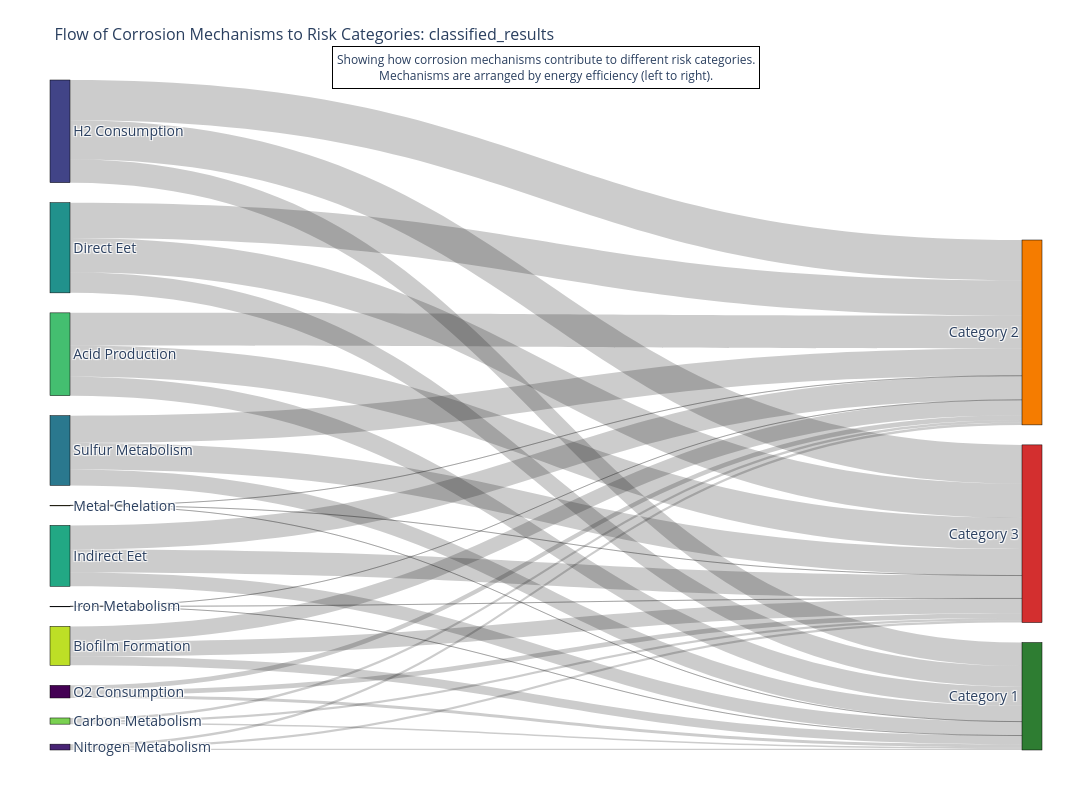
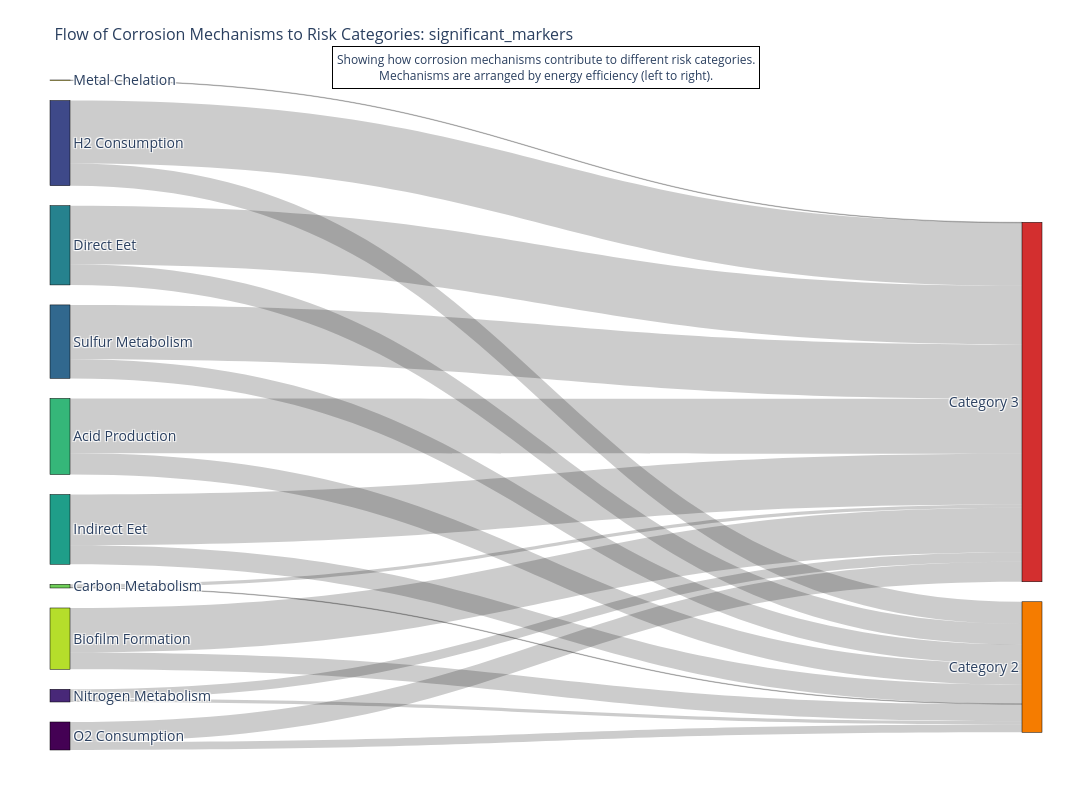

Notebook cell for these charts, in order:
### Code cell
fig = temporal_transition(classified_results, "classified_results")
fig.show()
plt.savefig("/home/beatriz/SharedFolder/Visualisations/sankey_9.png", dpi=300, bbox_inches='tight')
fig = temporal_transition(significant_markers, "significant_markers")
fig.show()
plt.savefig("/home/beatriz/SharedFolder/Visualisations/sankey_10.png", dpi=300, bbox_inches='tight')

### Figure 1 — Plotly figure (JSON) as saved in the notebook; plotly's stock layout.template omitted (floating-point values rounded to 4 significant figures)
{"data": [{"arrangement": "snap", "link": {"hovertemplate": "<b>%{source.label}</b> → <b>%{target.label}</b><br>Count: %{value}<extra></extra>", "source": [0, 0, 0, 1, 1, 1, 2, 2, 2, 3, 3, 3, 4, 4, 4, 5, 5, 5, 6, 6, 6, 7, 7, 7, 8, 8, 8, 9, 9, 9, 10, 10, 10], "target": [11, 12, 13, 11, 12, 13, 11, 12, 13, 11, 12, 13, 11, 12, 13, 11, 12, 13, 11, 12, 13, 11, 12, 13, 11, 12, 13, 11, 12, 13, 11, 12, 13], "value": [1165, 2009, 1956, 543, 939, 895, 9563, 16419, 15767, 2, 9, 11, 6509, 11082, 10782, 8404, 14395, 13887, 5671, 9791, 9305, 7674, 13303, 12689, 563, 1007, 945, 3609, 6235, 6006, 2, 8, 7]}, "node": {"color": ["#440154", "#482475", "#414487", "#355f8d", "#2a788e", "#21918c", "#22a884", "#44bf70", "#7ad151", "#bddf26", "#fde725", "#2E7D32", "#F57C00", "#D32F2F"], "hovertemplate": "<b>%{label}</b><br>Count: %{value}<extra></extra>", "label": ["O2 Consumption", "Nitrogen Metabolism", "H2 Consumption", "Iron Metabolism", "Sulfur Metabolism", "Direct Eet", "Indirect Eet", "Acid Production", "Carbon Metabolism", "Biofilm Formation", "Metal Chelation", "Category 1", "Category 2", "Category 3"], "line": {"color": "black", "width": 0.5}, "pad": 20, "thickness": 20}, "type": "sankey"}], "layout": {"annotations": [{"align": "center", "bgcolor": "rgba(255, 255, 255, 0.8)", "bordercolor": "black", "borderpad": 4, "borderwidth": 1, "font": {"size": 12}, "showarrow": false, "text": "Showing how corrosion mechanisms contribute to different risk categories.<br>Mechanisms are arranged by energy efficiency (left to right).", "x": 0.5, "xref": "paper", "y": 1.05, "yref": "paper"}], "font": {"size": 14}, "height": 800, "margin": {"b": 50, "l": 50, "r": 50, "t": 80}, "title": {"font": {"size": 16}, "text": "Flow of Corrosion Mechanisms to Risk Categories: classified_results"}, "width": 1200}}

### Figure 2 — Plotly figure (JSON) as saved in the notebook; plotly's stock layout.template omitted (floating-point values rounded to 4 significant figures)
{"data": [{"arrangement": "snap", "link": {"hovertemplate": "<b>%{source.label}</b> → <b>%{target.label}</b><br>Count: %{value}<extra></extra>", "source": [0, 0, 1, 1, 2, 2, 3, 3, 4, 4, 5, 5, 6, 6, 7, 7, 8, 8, 9], "target": [11, 12, 11, 12, 11, 12, 11, 12, 11, 12, 11, 12, 11, 12, 11, 12, 11, 12, 12], "value": [15, 38, 6, 18, 42, 119, 36, 103, 39, 111, 36, 96, 40, 104, 1, 6, 32, 84, 1]}, "node": {"color": ["#440154", "#482878", "#3e4989", "#31688e", "#26828e", "#1f9e89", "#35b779", "#6ece58", "#b5de2b", "#fde725", "#2E7D32", "#F57C00", "#D32F2F"], "hovertemplate": "<b>%{label}</b><br>Count: %{value}<extra></extra>", "label": ["O2 Consumption", "Nitrogen Metabolism", "H2 Consumption", "Sulfur Metabolism", "Direct Eet", "Indirect Eet", "Acid Production", "Carbon Metabolism", "Biofilm Formation", "Metal Chelation", "Category 1", "Category 2", "Category 3"], "line": {"color": "black", "width": 0.5}, "pad": 20, "thickness": 20}, "type": "sankey"}], "layout": {"annotations": [{"align": "center", "bgcolor": "rgba(255, 255, 255, 0.8)", "bordercolor": "black", "borderpad": 4, "borderwidth": 1, "font": {"size": 12}, "showarrow": false, "text": "Showing how corrosion mechanisms contribute to different risk categories.<br>Mechanisms are arranged by energy efficiency (left to right).", "x": 0.5, "xref": "paper", "y": 1.05, "yref": "paper"}], "font": {"size": 14}, "height": 800, "margin": {"b": 50, "l": 50, "r": 50, "t": 80}, "title": {"font": {"size": 16}, "text": "Flow of Corrosion Mechanisms to Risk Categories: significant_markers"}, "width": 1200}}
